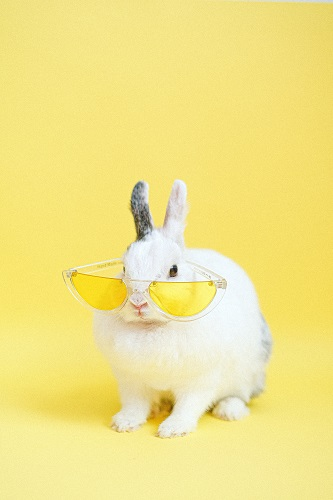
#> input picture 数字图像处理/week6-图像的几何变换/code/pic/rabbit500x333.jpg, 333 x 500 px
$ jupyter execute --allow-errors exercise3_geometry_transform.ipynb
#> lines starting #> are read from the running program, lines starting #| are printed output that depends on the picture
[cell 1]
import numpy as np              # NumPy数值计算库
import matplotlib.pyplot as plt  # Matplotlib绑图库
import cv2 as cv                 # OpenCV计算机视觉库

[cell 2]
def show(img):
    """自定义显示函数：自动判断灰度图或彩色图并正确显示"""
    if img.ndim == 2:  # 灰度图
        plt.imshow(img, cmap='gray')
    else:  # 彩色图，BGR转RGB
        plt.imshow(cv.cvtColor(img, cv.COLOR_BGR2RGB))
    plt.show()

## 1. 图像的裁剪、放大和缩小

[cell 3]
# 读取图片用于几何变换练习
img = cv.imread('pic/rabbit500x333.jpg')
#> img is the input picture: shape (500, 333, 3); mean B, G, R 136.9, 228.2, 242.5
show(img)

[cell 4]
# NumPy切片裁剪：提取第150-450行、第50-300列的区域（即兔子部分）
rabbit = img[150:450, 50:300, :]
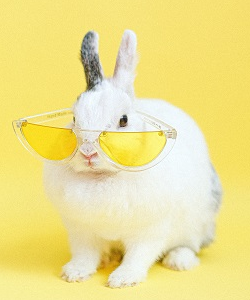
#> rabbit: shape (300, 250, 3); mean B, G, R 145.6, 226.3, 239.3
show(rabbit)

[cell 5]
# cv.resize()：缩放图像，dsize参数为(宽度, 高度)，注意不是(行, 列)
img2 = cv.resize(img, (500, 400))
show(img2)

[cell 6]
# 使用最近邻插值缩放图像，相比默认的双线性插值会有锯齿效果
img3 = cv.resize(img, (500, 400), interpolation=cv.INTER_NEAREST)
show(img3)

## 2. 平移变换

[cell 7]
# 重新读取原图用于平移变换
img = cv.imread('pic/rabbit500x333.jpg')
show(img)

[cell 8]
# 定义平移仿射矩阵：向右平移100像素，向下平移50像素
M = np.array([
    [1, 0, 100],  # x方向平移100
    [0, 1, 50]    # y方向平移50
], dtype=np.float32)

[cell 9]
# cv.warpAffine()：应用仿射变换，dsize=(宽度, 高度)
img2 = cv.warpAffine(img, M, (333, 500))
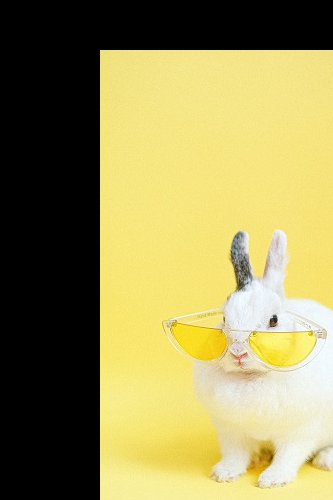
#> img2: shape (500, 333, 3); mean B, G, R 87.3, 143.4, 152.3
show(img2)

## 3. 错切变换

[cell 10]
# 重新读取原图用于错切变换
img = cv.imread('pic/rabbit500x333.jpg')
show(img)

[cell 11]
# x方向错切：shx=0.2，图像向右倾斜
M = np.array([
    [1, 0.2, 0],  # x方向错切系数0.2
    [0, 1,   0]
], dtype=np.float32)

[cell 12]
# 应用x方向错切变换，输出尺寸调大以容纳变形后的图像
img3 = cv.warpAffine(img, M, (533, 500))
#> img3: shape (500, 533, 3)
show(img3)

[cell 13]
# y方向错切：shy=0.3，图像向下倾斜
M = np.array([
    [1, 0, 0],
    [0.3, 1,   0]  # y方向错切系数0.3
], dtype=np.float32)

[cell 14]
# 应用y方向错切变换
img3 = cv.warpAffine(img, M, (333, 700))
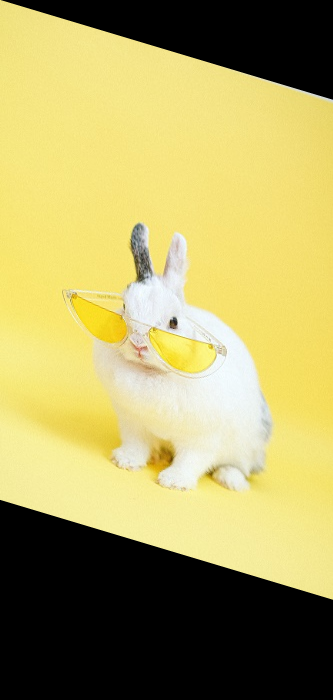
#> img3: shape (700, 333, 3); mean B, G, R 97.8, 163, 173.2
show(img3)

## 4. 镜像变换

[cell 15]
# 重新读取原图用于镜像变换
img = cv.imread('pic/rabbit500x333.jpg')
show(img)

[cell 16]
# 水平镜像（左右翻转）：通过仿射矩阵实现
# x轴取反(-1)并平移图片宽度(333)，使翻转后的图像不超出画布
Mx = np.array([
    [-1, 0, 333],  # x轴翻转 + 平移
    [0,  1, 0]
], dtype=np.float32)

img2 = cv.warpAffine(img, Mx, (333, 500))
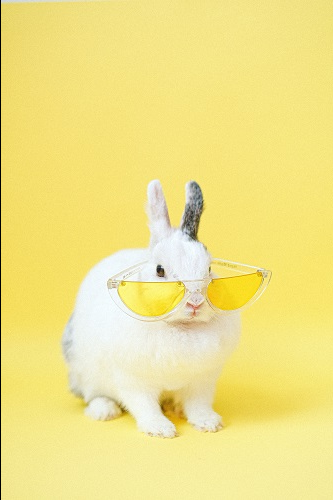
#> img2: shape (500, 333, 3); mean B, G, R 136.5, 227.5, 241.8
show(img2)

[cell 17]
# 垂直镜像（上下翻转）：y轴取反(-1)并平移图片高度(500)
My = np.array([
    [1, 0, 0],
    [0, -1, 500]  # y轴翻转 + 平移
], dtype=np.float32)

img3 = cv.warpAffine(img, My, (333, 500))
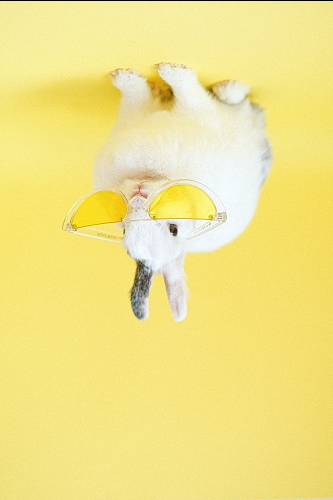
#> img3: shape (500, 333, 3); mean B, G, R 136.6, 227.8, 242
show(img3)

[cell 18]
# cv.flip()：更简洁的镜像函数
# flipCode: 1=水平翻转, 0=垂直翻转, -1=水平+垂直同时翻转
img4 = cv.flip(img, 1)   # 水平镜像
img5 = cv.flip(img, 0)   # 垂直镜像
img6 = cv.flip(img, -1)  # 水平和垂直同时进行
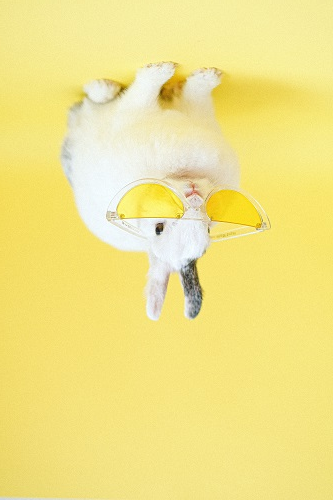
#> img6: shape (500, 333, 3); mean B, G, R 136.9, 228.2, 242.5

show(np.hstack([img, img4, img5, img6]))  # 原图 | 水平 | 垂直 | 两者
#> in show (call 13), `plt.imshow(cv.cvtColor(img, cv.COLOR_BGR2RGB))`:
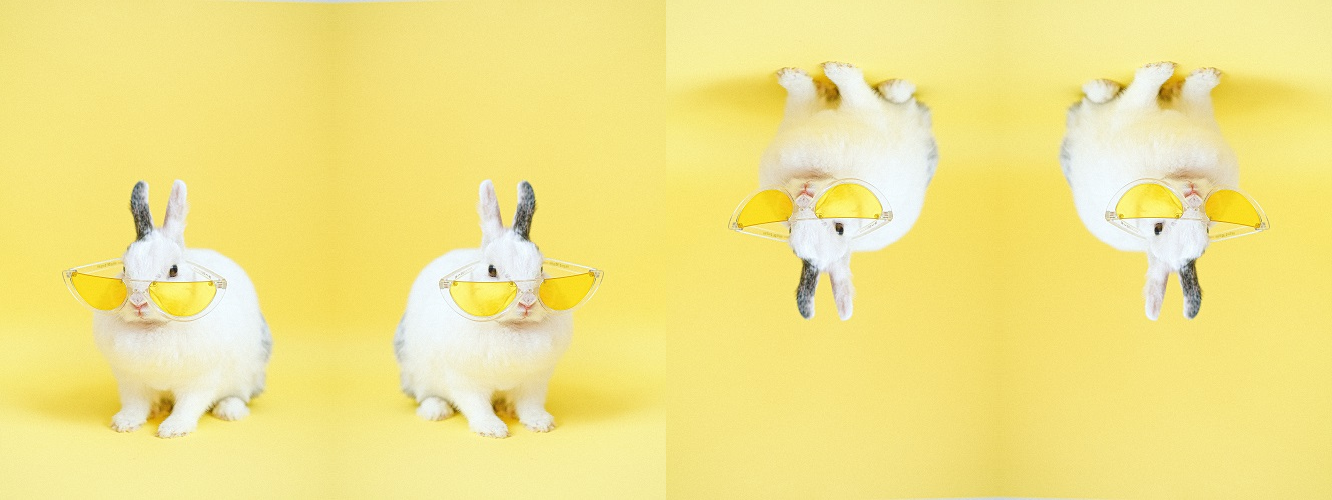
#> img: shape (500, 1332, 3); mean B, G, R 136.9, 228.2, 242.5

## 5. 旋转变换

[cell 19]
# 重新读取原图用于旋转变换
img = cv.imread('pic/rabbit500x333.jpg')
show(img)

[cell 20]
# 手动构建旋转矩阵：逆时针旋转45度（pi/4弧度）
# 旋转矩阵格式：[[cos, sin, 0], [-sin, cos, 0]]
beta = np.pi / 4  # 45度转弧度
M = np.array([
    [np.cos(beta), np.sin(beta), 0],
    [-np.sin(beta), np.cos(beta), 0]
], dtype=np.float32)

[cell 21]
# 应用手动构建的旋转矩阵
img2 = cv.warpAffine(img, M, (533, 500))
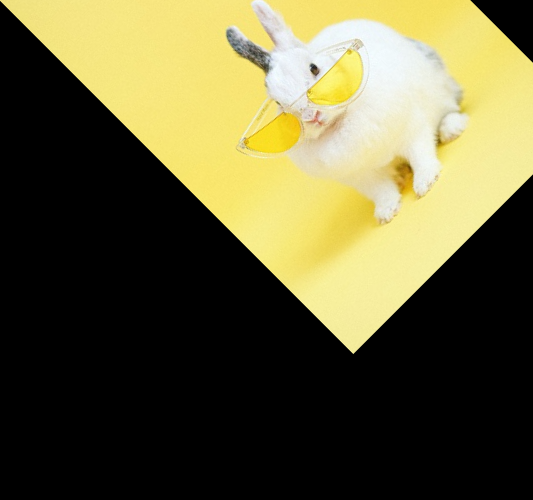
#> img2: shape (500, 533, 3); mean B, G, R 58.7, 93, 98
show(img2)

[cell 22]
# 获取图像的高度h、宽度w、通道数c
h, w, c = img.shape
#> h = 500; w = 333; c = 3

[cell 23]
# cv.getRotationMatrix2D()：自动计算旋转矩阵
# 参数：(旋转中心x, y, 旋转角度度数, 缩放比例)
# 以图像中心为旋转点，旋转45度，不缩放
M2 = cv.getRotationMatrix2D((w//2, h//2), 45, 1)
M2

[cell 24]
# 以图像中心为旋转中心，旋转45度
img3 = cv.warpAffine(img, M2, (533, 500))
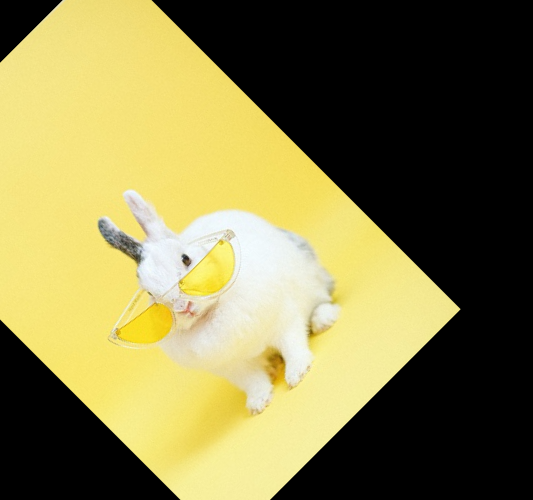
#> img3: shape (500, 533, 3); mean B, G, R 75.3, 125, 132.8
show(img3)

[cell 25]
# cv.rotate()：只能进行90度倍数的旋转，不支持任意角度
# ROTATE_90_CLOCKWISE：顺时针旋转90度
img4 = cv.rotate(img, cv.ROTATE_90_CLOCKWISE)
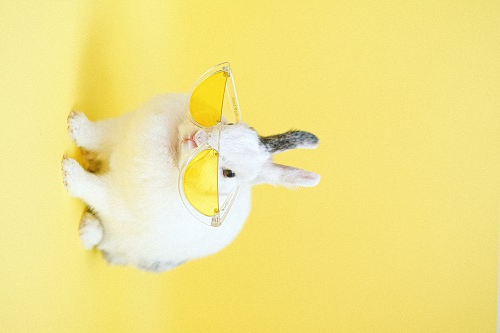
#> img4: shape (333, 500, 3); mean B, G, R 136.9, 228.2, 242.5
show(img4)
